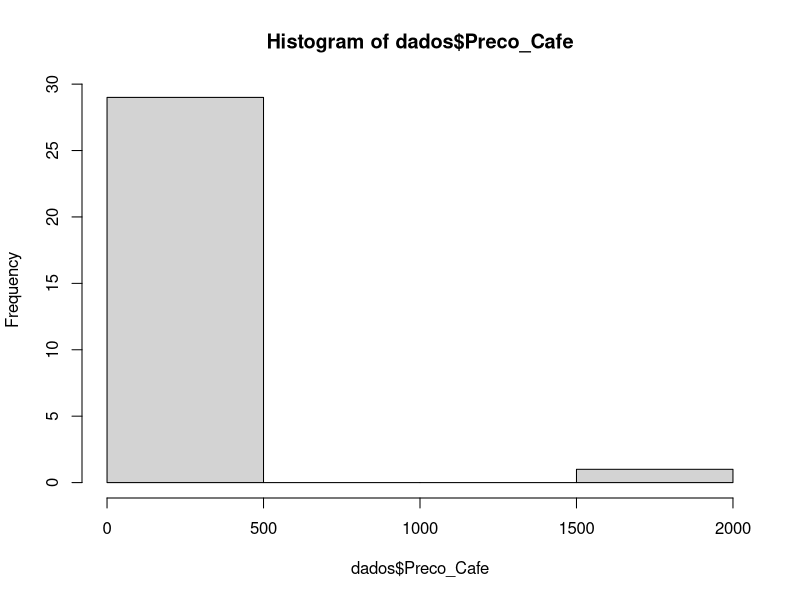
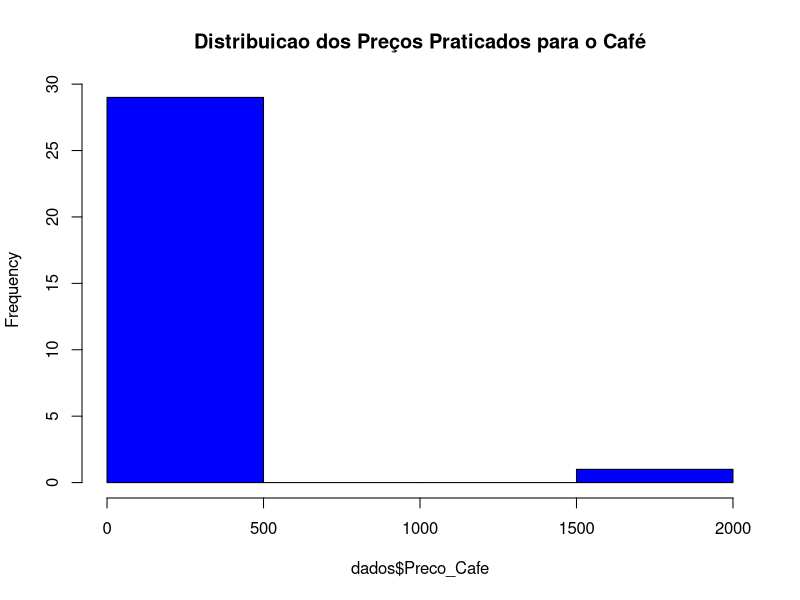
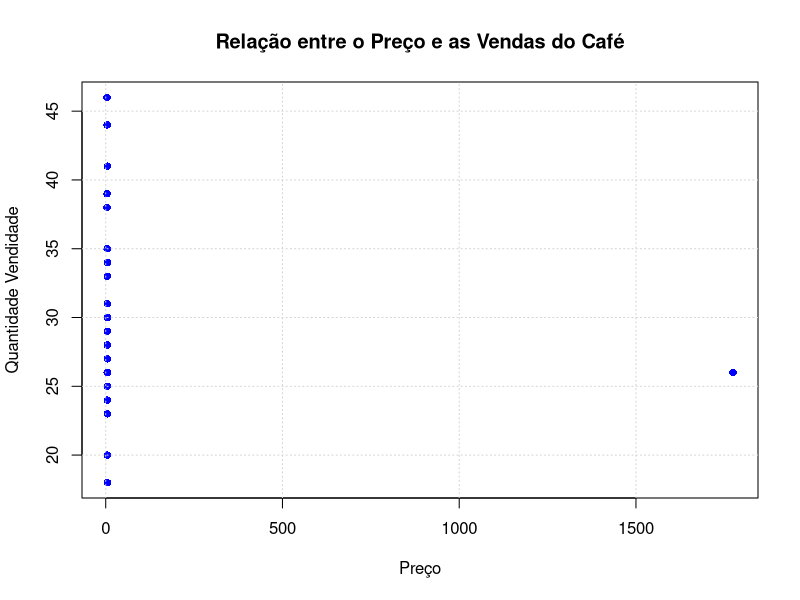

Here is the R script that generated these plots, in order:
rm(list=ls(all=TRUE)) #Remove objetos da memória do R

#Cria o data frame contendo o historico de vendas do cafe

dados <-data.frame(Vendas_Cafe = c(18, 20, 23, 23, 23, 23, 24, 25, 26, 26, 26, 26, 27, 28, 28, 29, 29, 30, 30, 31, 31, 33, 34, 35, 38, 39, 41, 44, 44, 46),Preco_Cafe = c(4.77, 4.67, 4.75, 4.74, 4.63, 4.56, 4.59, 4.75, 4.75, 4.49, 
1774.41, 4.32, 4.68, 4.66, 4.42, 4.71, 4.66, 4.46, 4.36, 4.47, 4.43, 4.4, 4.61, 4.09, 3.73, 3.89, 4.35, 3.84, 3.81, 3.79),Promocao  =  c("Nao",  "Nao",  "Nao",  "Nao",  "Nao",  "Nao",  "Nao", "Nao", "Sim", "Nao",  "Sim",  "Nao",  "Nao",  "Sim",  "Sim",  "Nao",  "Sim", "Sim", "Sim",  "Nao",  "Nao",  "Sim",  "Sim",  "Sim",  "Nao",  "Sim", "Sim", "Sim", "Sim", "Sim"),Preco_Leite = c(4.74, 4.81, 4.36, 4.29, 4.17, 4.66, 4.73, 4.11, 4.21, 4.25, 4.62,  4.53,  4.44,  4.19,  4.37,  4.29,  4.57,  4.21,  4.77,  4, 4.31, 4.34, 4.05, 4.73, 4.07, 4.75, 4, 4.15, 4.34, 4.15) )

#visualiza a media (mean) e outras estatisticas descritivas das variaveis

summary(dados)

#Visualiza desvio padrao (standard deviation) das variaveis
sd(dados$Vendas_Cafe)
sd(dados$Preco_Cafe)
sd(dados$Preco_Leite)

#Visualiza atravesde um histograma a distribuicao da variavel Preco_Cafe
hist(dados$Preco_Cafe)

hist(dados$Preco_Cafe,col = 'blue',main = 'Distribuicao dos Preços Praticados para o Café')

#Visualiza o histograma das tres variaveis numericas na mesma paginapar(mfrow=c(2,2))  #Configura  layout  para  posicionar  os  graficos  em  duas  linhas  e duas colunashist(dados$Vendas_Cafe,col = 'blue',main = 'Distribuicao das Vendas do Café')hist(dados$Preco_Cafe,col = 'blue',main = 'Distribuicao dos Preços do Café')hist(dados$Preco_Leite,col = 'blue',main = 'Distribuicao dos Preços do Leite')dev.off() #limpa os graficos e volta o layout para configuracao normal#Visualiza relacao entre as vendas do café o preço do caféplot(y = dados$Vendas_Cafe,x = dados$Preco_Cafe)
#Customiza o grafico
plot(y = dados$Vendas_Cafe,x = dados$Preco_Cafe,pch = 16,col = 'blue',xlab = 'Preço',ylab = 'Quantidade Vendidade',main= 'Relação entre o Preço e as Vendas do Café')
grid() 
#este comando adiciona linhas de grade ao grafico